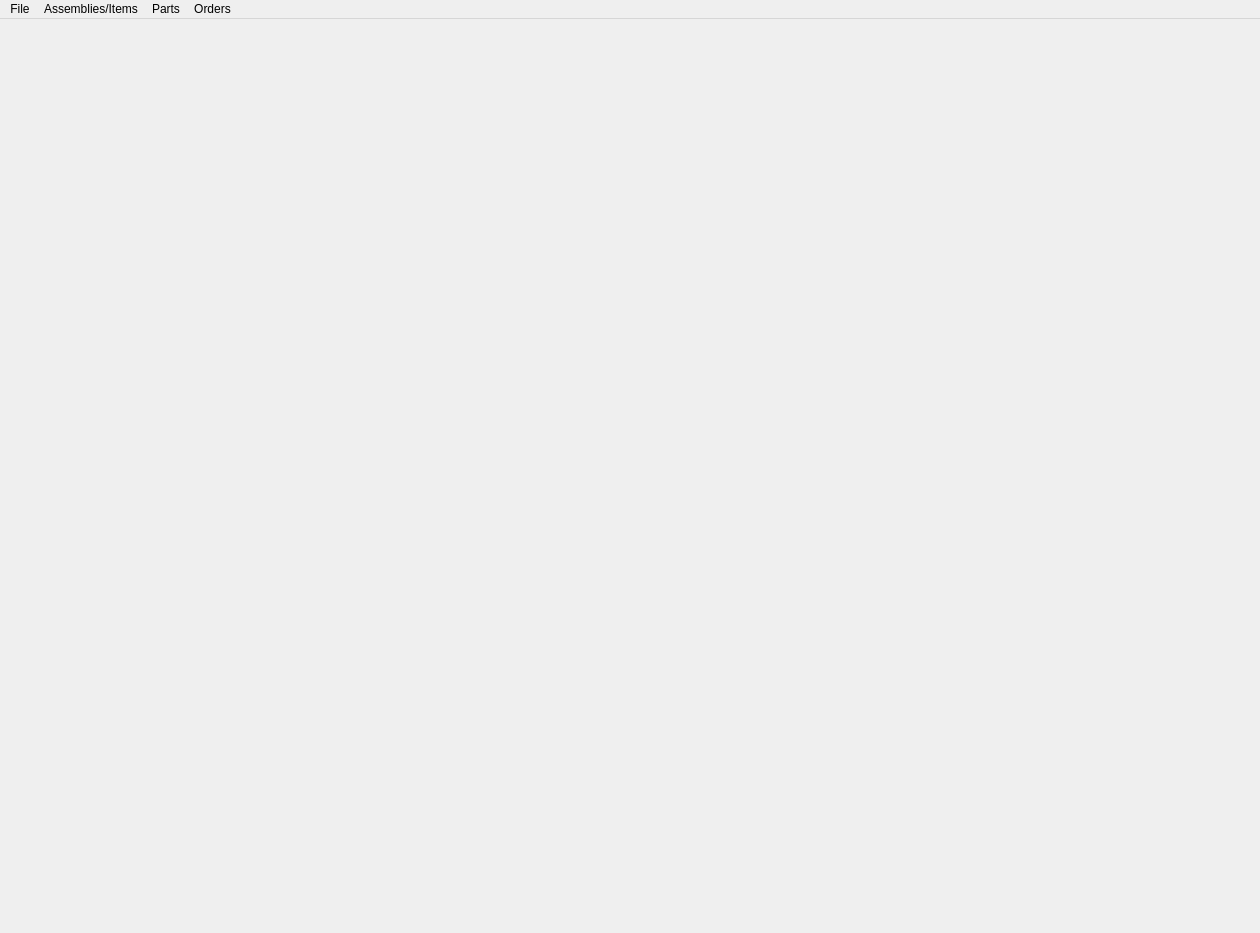
<?xml version="1.0" encoding="UTF-8"?>
<ui version="4.0">
 <class>MainWindow</class>
 <widget class="QMainWindow" name="MainWindow">
  <property name="geometry">
   <rect>
    <x>0</x>
    <y>0</y>
    <width>1260</width>
    <height>933</height>
   </rect>
  </property>
  <property name="sizePolicy">
   <sizepolicy hsizetype="Preferred" vsizetype="Preferred">
    <horstretch>0</horstretch>
    <verstretch>0</verstretch>
   </sizepolicy>
  </property>
  <property name="windowTitle">
   <string>Parts Tracker</string>
  </property>
  <property name="styleSheet">
   <string notr="true"/>
  </property>
  <widget class="QWidget" name="centralwidget">
   <property name="sizePolicy">
    <sizepolicy hsizetype="Expanding" vsizetype="Expanding">
     <horstretch>0</horstretch>
     <verstretch>0</verstretch>
    </sizepolicy>
   </property>
   <property name="autoFillBackground">
    <bool>false</bool>
   </property>
  </widget>
  <widget class="QMenuBar" name="menubar">
   <property name="geometry">
    <rect>
     <x>0</x>
     <y>0</y>
     <width>1260</width>
     <height>23</height>
    </rect>
   </property>
   <property name="nativeMenuBar">
    <bool>false</bool>
   </property>
   <widget class="QMenu" name="menu_assembly_listing">
    <property name="title">
     <string>Assemblies/Items</string>
    </property>
    <addaction name="action_new_item"/>
    <addaction name="action_edit_item"/>
    <addaction name="action_edit_conditions"/>
    <addaction name="separator"/>
    <addaction name="action_edit_assembly_tree"/>
    <addaction name="action_save_assembly_list"/>
    <addaction name="separator"/>
    <addaction name="action_update_assemby_tree"/>
   </widget>
   <widget class="QMenu" name="menu_parts">
    <property name="title">
     <string>Parts</string>
    </property>
    <addaction name="action_new_part"/>
    <addaction name="action_edit_part"/>
    <addaction name="action_update_sources"/>
    <addaction name="separator"/>
    <addaction name="action_change_part_number"/>
    <addaction name="action_update_part_list_table"/>
   </widget>
   <widget class="QMenu" name="menu_orders">
    <property name="title">
     <string>Orders</string>
    </property>
    <addaction name="action_new_order"/>
    <addaction name="action_edit_order"/>
    <addaction name="separator"/>
    <addaction name="action_update_order_table"/>
   </widget>
   <widget class="QMenu" name="menu_file">
    <property name="title">
     <string>File</string>
    </property>
    <widget class="QMenu" name="menu_file_recent">
     <property name="title">
      <string>Recent Files</string>
     </property>
     <addaction name="action_recent_file_1"/>
     <addaction name="action_recent_file_2"/>
     <addaction name="action_recent_file_3"/>
     <addaction name="action_recent_file_4"/>
    </widget>
    <addaction name="action_file_open"/>
    <addaction name="action_file_close"/>
    <addaction name="action_file_new"/>
    <addaction name="separator"/>
    <addaction name="menu_file_recent"/>
    <addaction name="separator"/>
    <addaction name="action_file_exit"/>
   </widget>
   <addaction name="menu_file"/>
   <addaction name="menu_assembly_listing"/>
   <addaction name="menu_parts"/>
   <addaction name="menu_orders"/>
  </widget>
  <action name="action_update_assemby_tree">
   <property name="text">
    <string>Update Assembly List</string>
   </property>
  </action>
  <action name="action_save_assembly_list">
   <property name="text">
    <string>Save Assembly Listing</string>
   </property>
  </action>
  <action name="actionSave">
   <property name="text">
    <string>Save</string>
   </property>
  </action>
  <action name="action_edit_item">
   <property name="text">
    <string>Edit an Item</string>
   </property>
  </action>
  <action name="action_new_item">
   <property name="text">
    <string>Add an Item</string>
   </property>
  </action>
  <action name="ActionItemDelete">
   <property name="text">
    <string>Delete</string>
   </property>
  </action>
  <action name="action_edit_assembly_tree">
   <property name="text">
    <string>Edit Assembly Structure</string>
   </property>
  </action>
  <action name="action_update_part_list_table">
   <property name="text">
    <string>Update List</string>
   </property>
  </action>
  <action name="action_edit_part">
   <property name="text">
    <string>Edit a Part</string>
   </property>
  </action>
  <action name="action_new_part">
   <property name="text">
    <string>Add a Part</string>
   </property>
  </action>
  <action name="ActionPartDelete">
   <property name="text">
    <string>Delete</string>
   </property>
  </action>
  <action name="action_change_part_number">
   <property name="text">
    <string>Change Part Number</string>
   </property>
  </action>
  <action name="action_update_order_table">
   <property name="text">
    <string>Update List</string>
   </property>
  </action>
  <action name="action_edit_order">
   <property name="text">
    <string>Edit an Order</string>
   </property>
  </action>
  <action name="action_new_order">
   <property name="text">
    <string>Add an Order</string>
   </property>
  </action>
  <action name="ActionOrderDelete">
   <property name="text">
    <string>Delete</string>
   </property>
   <property name="toolTip">
    <string>Delete an Order Completely</string>
   </property>
  </action>
  <action name="action_file_open">
   <property name="text">
    <string>Open Parts File</string>
   </property>
   <property name="menuRole">
    <enum>QAction::TextHeuristicRole</enum>
   </property>
  </action>
  <action name="action_file_close">
   <property name="text">
    <string>Close Parts File</string>
   </property>
  </action>
  <action name="action_recent_file_1">
   <property name="text">
    <string>File1</string>
   </property>
  </action>
  <action name="action_recent_file_2">
   <property name="text">
    <string>File2</string>
   </property>
  </action>
  <action name="action_recent_file_3">
   <property name="text">
    <string>File3</string>
   </property>
  </action>
  <action name="action_recent_file_4">
   <property name="text">
    <string>File4</string>
   </property>
  </action>
  <action name="action_file_exit">
   <property name="text">
    <string>Exit</string>
   </property>
  </action>
  <action name="action_file_new">
   <property name="text">
    <string>New Parts File</string>
   </property>
  </action>
  <action name="action_edit_conditions">
   <property name="text">
    <string>Add or Edit item Conditions</string>
   </property>
  </action>
  <action name="action_update_sources">
   <property name="text">
    <string>Add or Edit part Sources</string>
   </property>
  </action>
 </widget>
 <resources/>
 <connections/>
</ui>
